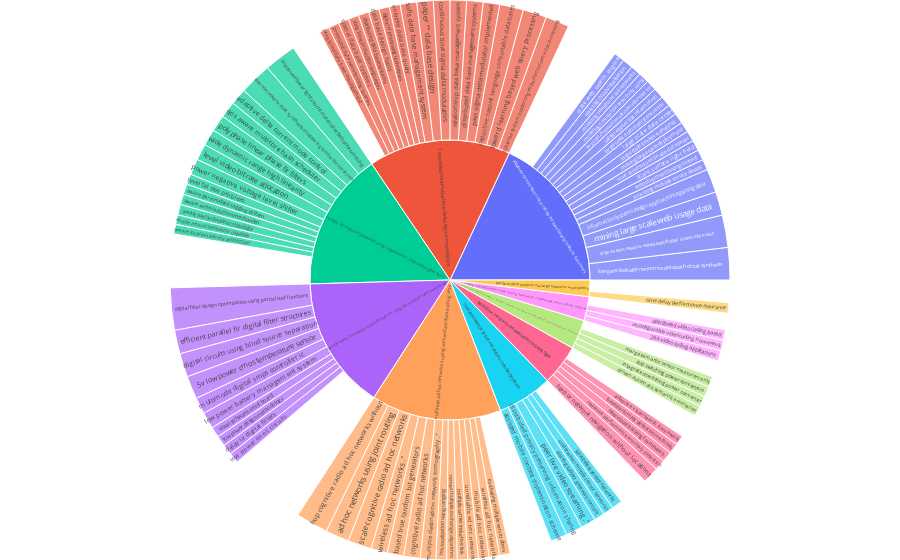

Here is the notebook cell this chart was saved with:
### Code cell
fig = go.Figure(go.Sunburst(
    labels = all_topics_df['term'].values.tolist(),
    parents = all_topics_df['parent'].values.tolist(),
    values = all_topics_df['score'].values.tolist()
))

fig.update_layout(margin = dict(t = 0, l = 0,  r = 0, b = 0))
fig.show()

### Figure 1 — Plotly figure (JSON) as saved in the notebook; plotly's stock layout.template omitted (floating-point values rounded to 4 significant figures)
{"data": [{"labels": ["", "engineering semantic web information systems / automatic semantic relationships discovery approach / augmenting semantic web service descriptions", "driven automatic semantic annotation", "integrated switching power converter", "chip switching power converters", "merge semantic sensor measurements", "random bit sequence generation using coupled linear congruential generators", "adaptive delta current mode control", "mode neural stimulator capable", "aware location privacy protection", "level fat tree problem", "aware personalized tagging system", "aware write reduction mechanism", "power negative voltage level shifter", "qos aware multicore hash scheduler", "polyphase linear phase fir filters", "wide dynamic range high linearity", "level video bit rate allocation", "improved linear light source material reflectance scanning", "thermal aware clock synthesis considering stochastic variation", "aware hierarchical noc topology", "mpeg reconfigurable video coding framework / distributed video coding using wavelet", "264 video coding applications", "reconfigurable video coding framework", "distributed video coding based", "multihop ad hoc networks using connected dominating sets", "hop cognitive radio ad hoc networks without", "ad hoc networks using joint routing", "scale cognitive radio ad hoc networks", "wireless ad hoc networks .\"", "based true random bit generators", "multiple destination network tomography .\"", "hoc localization using ranging", "remez multiple exchange algorithm", "multiple carrier inductive link", "unreliable ad hoc networks", "mobile ad hoc networks", "wireless ad hoc networks", "evaluating multiple server dbms", "cognitive radio ad hoc networks", "localized statistical 3d thermal analysis considering electro", "assisted mobile content dissemination scheme", "peer live video streaming .\"", "sharing subject gateway content", "underwater mobile sensor networks", "3d wireless sensor networks", "distributed privacy preserving information sharing", "fast low power translation lookaside buffers using hierarchical nand match lines", "digital filter design optimization using partial cost functions", "efficient parallel fir digital filter structures", "digital circuits using blind source separation", "5v low power cmos temperature sensor", "multimode digital smps controller ic", "low power battery management system", "visual software circuit board", "low power design methodology", "low power cmos circuits", "delay iir digital filters", "1 cascaded continuous time delta sigma modulators", "subscribe system supporting imperfect information processing", "toward learning based web query processing", "pass sigma delta modulator implemented", "distributed data base management systems", "relationship data base management system", "continuous time sigma delta modulators", "paper \"\" data base design", "oriented data base query", "digital rf processing techniques", "data base design tools", "distributed data base systems", "data base protection languages", "spatial data base systems", "sofis data base management system", "processing data warehousing queries", "deductive natural language consultable data bases", "integrated data base management", "adaptively formed hierarchical cell library based analog synthesis framework", "providing multiple service classes", "low gate leakage nanocmos datapath circuit synthesis", "mining large scale web usage data", "information systems design approach integrating data", "web documents using content", "large wireless networks without eavesdropper location information", "scale surface light fields", "scale architectural image databases", "making large scale deployment", "large scale iterative analytics", "large scale data center", "large scale automatic generation", "using relative size information", "textual chemical molecule information", "modeling orientation selectivity using", "modeling telephone call networks", "scale tag cloud visualization", "scale web search engines", "performance analysis via large networks asymptotics", "time delay performance assurance", "based time measurement applications targeting fpgas", "sensor network navigation without locations", "network performance anomaly detection", "new visual tracking framework", "based anomaly detection methods", "adaptive visual search framework"], "parents": ["", "", "engineering semantic web information systems / automatic semantic relationships discovery approach / augmenting semantic web service descriptions", "engineering semantic web information systems / automatic semantic relationships discovery approach / augmenting semantic web service descriptions", "engineering semantic web information systems / automatic semantic relationships discovery approach / augmenting semantic web service descriptions", "engineering semantic web information systems / automatic semantic relationships discovery approach / augmenting semantic web service descriptions", "", "random bit sequence generation using coupled linear congruential generators", "random bit sequence generation using coupled linear congruential generators", "random bit sequence generation using coupled linear congruential generators", "random bit sequence generation using coupled linear congruential generators", "random bit sequence generation using coupled linear congruential generators", "random bit sequence generation using coupled linear congruential generators", "random bit sequence generation using coupled linear congruential generators", "random bit sequence generation using coupled linear congruential generators", "random bit sequence generation using coupled linear congruential generators", "random bit sequence generation using coupled linear congruential generators", "random bit sequence generation using coupled linear congruential generators", "random bit sequence generation using coupled linear congruential generators", "random bit sequence generation using coupled linear congruential generators", "random bit sequence generation using coupled linear congruential generators", "", "mpeg reconfigurable video coding framework / distributed video coding using wavelet", "mpeg reconfigurable video coding framework / distributed video coding using wavelet", "mpeg reconfigurable video coding framework / distributed video coding using wavelet", "", "multihop ad hoc networks using connected dominating sets", "multihop ad hoc networks using connected dominating sets", "multihop ad hoc networks using connected dominating sets", "multihop ad hoc networks using connected dominating sets", "multihop ad hoc networks using connected dominating sets", "multihop ad hoc networks using connected dominating sets", "multihop ad hoc networks using connected dominating sets", "multihop ad hoc networks using connected dominating sets", "multihop ad hoc networks using connected dominating sets", "multihop ad hoc networks using connected dominating sets", "multihop ad hoc networks using connected dominating sets", "multihop ad hoc networks using connected dominating sets", "multihop ad hoc networks using connected dominating sets", "multihop ad hoc networks using connected dominating sets", "", "localized statistical 3d thermal analysis considering electro", "localized statistical 3d thermal analysis considering electro", "localized statistical 3d thermal analysis considering electro", "localized statistical 3d thermal analysis considering electro", "localized statistical 3d thermal analysis considering electro", "localized statistical 3d thermal analysis considering electro", "", "fast low power translation lookaside buffers using hierarchical nand match lines", "fast low power translation lookaside buffers using hierarchical nand match lines", "fast low power translation lookaside buffers using hierarchical nand match lines", "fast low power translation lookaside buffers using hierarchical nand match lines", "fast low power translation lookaside buffers using hierarchical nand match lines", "fast low power translation lookaside buffers using hierarchical nand match lines", "fast low power translation lookaside buffers using hierarchical nand match lines", "fast low power translation lookaside buffers using hierarchical nand match lines", "fast low power translation lookaside buffers using hierarchical nand match lines", "fast low power translation lookaside buffers using hierarchical nand match lines", "", "1 cascaded continuous time delta sigma modulators", "1 cascaded continuous time delta sigma modulators", "1 cascaded continuous time delta sigma modulators", "1 cascaded continuous time delta sigma modulators", "1 cascaded continuous time delta sigma modulators", "1 cascaded continuous time delta sigma modulators", "1 cascaded continuous time delta sigma modulators", "1 cascaded continuous time delta sigma modulators", "1 cascaded continuous time delta sigma modulators", "1 cascaded continuous time delta sigma modulators", "1 cascaded continuous time delta sigma modulators", "1 cascaded continuous time delta sigma modulators", "1 cascaded continuous time delta sigma modulators", "1 cascaded continuous time delta sigma modulators", "1 cascaded continuous time delta sigma modulators", "1 cascaded continuous time delta sigma modulators", "1 cascaded continuous time delta sigma modulators", "", "adaptively formed hierarchical cell library based analog synthesis framework", "adaptively formed hierarchical cell library based analog synthesis framework", "adaptively formed hierarchical cell library based analog synthesis framework", "adaptively formed hierarchical cell library based analog synthesis framework", "adaptively formed hierarchical cell library based analog synthesis framework", "adaptively formed hierarchical cell library based analog synthesis framework", "adaptively formed hierarchical cell library based analog synthesis framework", "adaptively formed hierarchical cell library based analog synthesis framework", "adaptively formed hierarchical cell library based analog synthesis framework", "adaptively formed hierarchical cell library based analog synthesis framework", "adaptively formed hierarchical cell library based analog synthesis framework", "adaptively formed hierarchical cell library based analog synthesis framework", "adaptively formed hierarchical cell library based analog synthesis framework", "adaptively formed hierarchical cell library based analog synthesis framework", "adaptively formed hierarchical cell library based analog synthesis framework", "adaptively formed hierarchical cell library based analog synthesis framework", "adaptively formed hierarchical cell library based analog synthesis framework", "adaptively formed hierarchical cell library based analog synthesis framework", "", "performance analysis via large networks asymptotics", "", "based time measurement applications targeting fpgas", "based time measurement applications targeting fpgas", "based time measurement applications targeting fpgas", "based time measurement applications targeting fpgas", "based time measurement applications targeting fpgas"], "type": "sunburst", "values": [1000, 25, 16, 16, 16, 16, 81, 25, 14.5, 14.5, 16, 16, 16, 24, 25, 25, 25, 25, 49, 49, 16, 25, 16, 16, 16, 64, 49, 36, 36, 25, 25, 23.5, 16, 16, 16, 16, 16, 16, 16, 25, 46.5, 25, 23, 16, 16, 16, 25, 121, 64, 36, 36, 35, 25, 25, 16, 16, 15.5, 16, 46, 36, 36, 25, 25, 25, 25, 25, 16.5, 16, 16, 16, 16, 16, 25, 16, 36, 15, 81, 16, 49, 36, 36, 16, 49, 16, 16, 16, 16, 16, 16, 16, 16, 16, 16, 16, 16, 34, 16, 36, 25, 16, 16, 16, 14.5]}], "layout": {"margin": {"b": 0, "l": 0, "r": 0, "t": 0}}}
